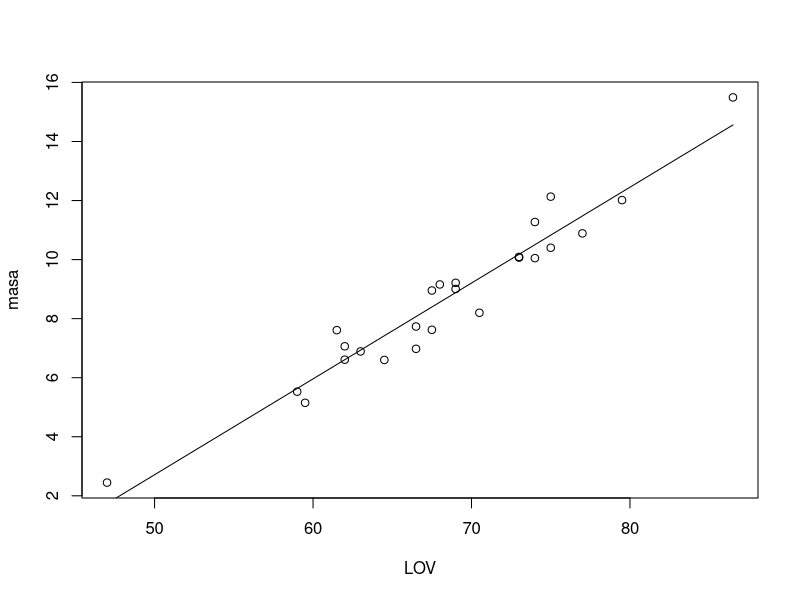

This figure's R source:
lagart=read.csv(file="lagartijas.csv",header = TRUE)
lagart
LOV = lagart[1:25,3]
masa = lagart[1:25,2]

# a) Suma de la columna LOV
sumLov = sum(LOV)


#b) Cuadrado de la columna LOV
cuadradoLOV = (sum(LOV^2))

#c)Multiplicacion de la sumatoria de x y y
sumMult = sum((LOV%*%masa))

#d) Sumatoria de valores y
sumMasa = sum(masa)

#e Las Matrices
x1 = cbind(25,sumLov,sumLov,cuadradoLOV)
X = matrix(x1, nc=2, nr=2)

y1=cbind(sumMasa,sumMult)
Y = matrix(y1,nc=1,nr=2)

#f Resuleve el sistema Xb=Y
I = diag(1,nrow = 2)
inversaX=solve(X,I)
mutXyY = inversaX%*%Y
#g)
b = mutXyY

#h)Gráfico de dispersión
yr=b[1,1]+b[2,1]*LOV
plot(LOV,masa)
lines(LOV,yr)
#Agregar coeficiente de de variación, rango, primer y tercer cuartil
varianza_LOV = var(LOV)
varianza_masa = var(masa)
rango_LOV = range(LOV)
rango_masa = range(masa)

quantiles_LOV = quantile(LOV)
quantiles_masa = quantile(masa)

#Histograma

